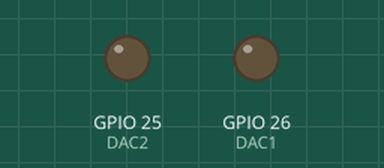
Recording of a sketch running on a simulated ESP32. Shown: output pins drawn as LEDs (lit = HIGH). What the sketch prints to the serial monitor is not drawn.

Above: at 0.1 s.
At 6.52 s:
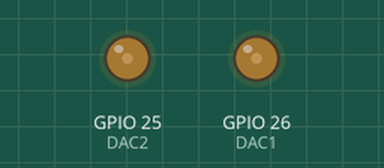
At 19.87 s:
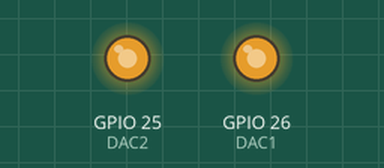
At 39.77 s:
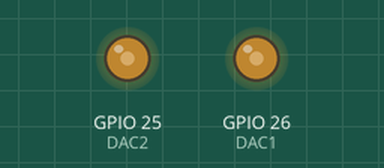
Timing chart, 0 to 40.0 s (numbered marks = the images above):
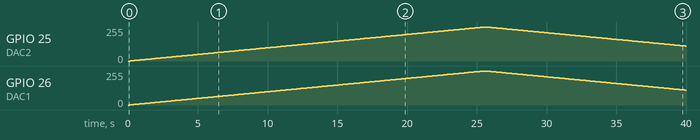

The sketch:

04.DAC_pwm_output.ino
```cpp
/*A6 code of DAC output*/

#define DAC1 26
#define DAC2 25

void setup() {
  Serial.begin(9600);
  Serial.println(__FILE__);  //Print file storage path
}

void loop() {
 /*
 int Value = 127; //255= 10V

  dacWrite(DAC1, 255);
  delay(500);
  dacWrite(DAC2, 255);
  delay(500);
  dacWrite(DAC1, 0);
  delay(500);
  dacWrite(DAC2, 0);
  delay(500);*/
/*PWM output control led strip*/
  for(int i=0;i<=255;i++)
  {
    dacWrite(DAC1,i);
    delay(50);
    dacWrite(DAC2,i);
    delay(50);
  }
  for(int i=255;i>=0;i--)
  {
    dacWrite(DAC1,i);
    delay(50);
    dacWrite(DAC2,i);
    delay(50);
  }

}
```

Measured:
- by itself, GPIO 25 (DAC2), GPIO 26 (DAC1): rises from 0/255 to 255/255 in 25.4 s, then falls to 112/255 in 14.4 s
